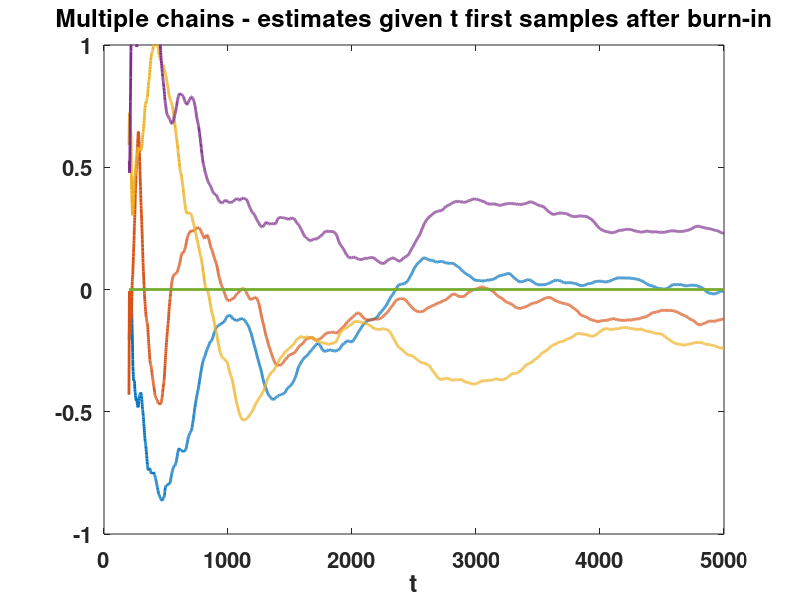

Write the MATLAB code that produced this figure. (Note: this script raises an error after producing the figure.)
% Bayesian data analysis
% Aki Vehtari <Aki.Vehtari@aalto.fi>

% Convergence demonstration

clf
% default settings for figure
set(gcf,'DefaultLineLineWidth',2)
set(gcf,'DefaultAxesFontSize',16,'DefaultAxesFontWeight','bold')

y1=0;y2=0;r=0.8; % parameters of the Normal-distribution, which is used as a
                 % toy target distribution for illustration
S=[1 r;r 1];     % covariance matrix of the toy distribution

t1=-2.5;t2=2.5;  % starting value for the chain
sp=0.8;          % scale for proposal distribution
M=5000;          % number of iterations
tt=zeros(M,2);   % variable for saving samples
tt(1,:)=[t1 t2]; % save starting point
rr=0;            % variable for saving number of rejections

Y1=linspace(-4,4,200);
Y2=linspace(-4,4,200);

% different starting points
t1s=[-2.5 -2.5 2.5 2.5];
t2s=[2.5 -2.5 2.5 -2.5];
sp=0.2;
%for i2=1:4
%  tt=zeros(M,2);   % variable for saving samples
%  tt(1,:)=[t1s(i2) t2s(i2)]; % save starting point
%  rr=0;            % variable for saving number of rejections
%  % Metropolis algorithm here
%  tts(:,:,i2)=tt;
%end
% precomputed values from 4 Metropolis chains
% note that for the illustration purposes the proposal distribution was
% intentionally selected to get slow convergence
load demo11_3
%>> whos -file demo11_3
%  Name      Size                           Bytes  Class
%  tt     5000x2                            80000  double array
%  tts    5000x2x4                         320000  double array

plot(squeeze(tts(1:50,1,:)))
title('Multiple chains - no convergence yet')
xlabel('t')
pause

plot(squeeze(tts(1:1000,1,:)))
title('Multiple chains - probabaly converged')
xlabel('t')
pause

burnin=201;
h=plot(burnin:5000,cumsum(squeeze(tts(burnin:5000,1,:)))./repmat([1:(5000-burnin+1)]',1,4));
xlabel('t')
title('Multiple chains - estimates given t first samples after burn-in')

pause
line([burnin M],[0 0])
axis([0 5000 -1 1])
burnin=100;
% compute the effective number of samples
[R,neff] = psrf(tt(burnin:M,:));
% for a simpler plot, use the minimum neff (each parameter has its own neff)
neff=min(neff);
% plot approximative 95% quantiles for Markov chain Monte Carlo error
% this takes into account that samples are not independent
line([burnin:M],1.96./sqrt([burnin:M]/(M/neff)),'LineStyle','--','Color','k')
h2=line([burnin:M],-1.96./sqrt([burnin:M]/(M/neff)),'LineStyle','--','Color','k');
legend([h' h2],'1','2','3','4','95% interval for MCMC error')
xlabel('t')
